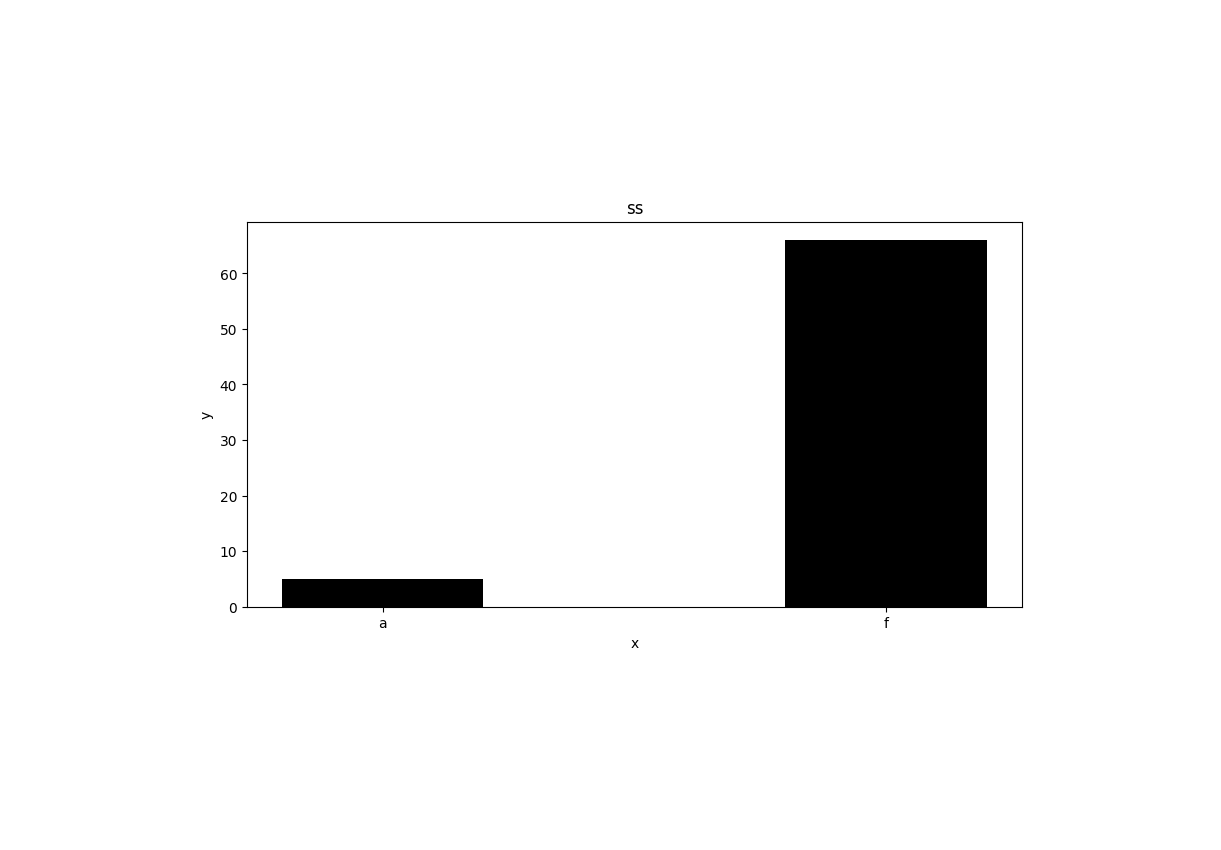

Recreate this plot in Python.

import numpy as np
import matplotlib.pyplot as plt

xAxisLabel = input("Enter x axis label")
yAxisLabel = input("Enter y axis label")
titleLabel = input("Enter title")
 
first_label = input("Enter first label ")
first_label_value = int(input("Enter first number "))

second_label = input("Enter second label")
second_label_value = int(input("Enter second number "))

# third_label = input("Enter third label ")
# third_label_value = int(input("Enter third number "))

# fourth_label = input("Enter fourth label ")
# fourth_label_value = int(input("Enter fourth number "))


data = {first_label:first_label_value, second_label:second_label_value, 
# third_label:third_label_value,
#         fourth_label:fourth_label_value
        }
courses = list(data.keys())
values = list(data.values())
  
fig = plt.figure(figsize = (10, 5))


plt.bar(courses, values, color ='black',
        width = 0.4)
 
plt.xlabel(xAxisLabel)
plt.ylabel(yAxisLabel)
plt.title(titleLabel)
plt.savefig("bargraph.png", bbox_inches="tight", pad_inches=2)
plt.show()



